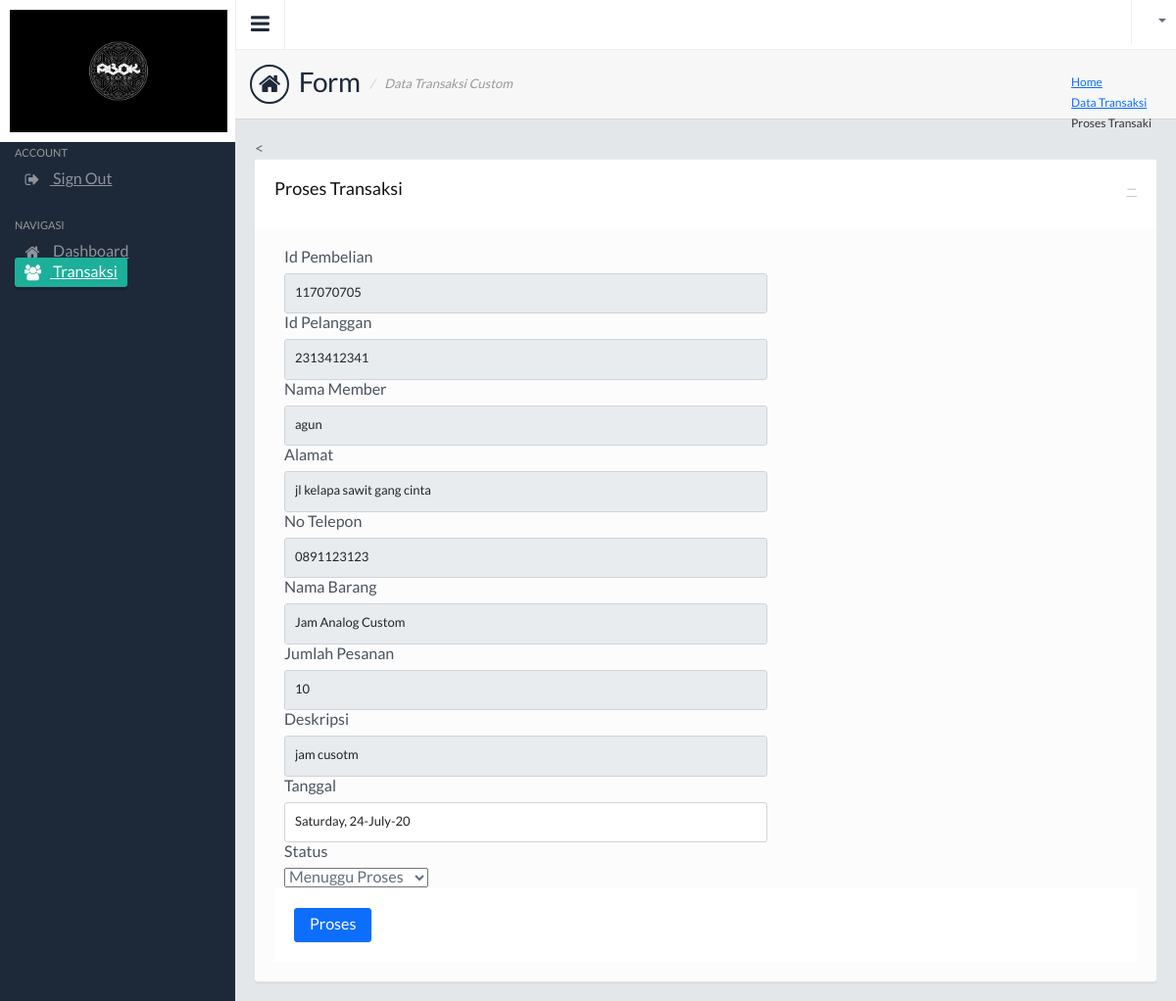
/c_toko/ubah_pembelianmember/117070705, run on the app's committed database.
### tables this page shows
CREATE TABLE `pembelianmember` (
  `id_pembelianm` varchar(50) NOT NULL,
  `nik` varchar(20) NOT NULL,
  `nama_member` varchar(100) NOT NULL,
  `alamat` varchar(300) NOT NULL,
  `no_telp` varchar(15) NOT NULL,
  `nama_produk` varchar(50) NOT NULL,
  `jumlah` varchar(10) NOT NULL,
  `deskripsi` varchar(500) NOT NULL,
  `tanggal` varchar(20) NOT NULL,
  `status` varchar(30) NOT NULL
);

### application/controllers/c_toko.php (called while the page is built, shortened)
<?php
class c_toko extends CI_Controller {
	function __construct(){
        $this->load->model('m_toko');
        $this->load->helper('url');
        $this->load->helper('form');
        $this->load->library('session');
    }
     public function ubah_pembelianmember($id_pembelianm)
    {
        $data['pembelianmember'] = $this->m_toko->select_by_id_pembelianmember($id_pembelianm)->row();
        $this->load->view('user/v_edit_pembelianmember', $data);
    }
}
?>

### index.php (called while the page is built, shortened)
<?php
require_once BASEPATH.'core/CodeIgniter.php';

### application/models/m_toko.php (called while the page is built, shortened)
<?php if ( ! defined('BASEPATH')) exit('no direct script access allowed');
class M_toko extends CI_Model {
		function select_by_id_pembelianmember($id_pembelianm){
		$this->db->select('*');
		$this->db->from('pembelianmember');
		$this->db->where('id_pembelianm', $id_pembelianm);
		return $this->db->get();
    	}
	}
?>

### application/views/user/v_edit_pembelianmember.php (the view, shortened to what this page needs)
<!DOCTYPE html>
<html lang="en">
<head>
  <link rel="stylesheet" href="<?php echo base_url()."assets/"; ?>css/style.default.css" />
  <link rel="stylesheet" href="<?php echo base_url()."assets/"; ?>css/bootstrap-fileupload.min.css" />
  <link rel="stylesheet" href="<?php echo base_url()."assets/"; ?>css/bootstrap-timepicker.min.css" />
  <link rel="stylesheet" href="<?php echo base_url()."assets/"; ?>css/jquery.tagsinput.css" />
  <link rel="stylesheet" href="<?php echo base_url()."assets/"; ?>css/colorpicker.css" />
  <link rel="stylesheet" href="<?php echo base_url()."assets/"; ?>css/dropzone.css" />
</head>
<body>
<section>
  <div class="leftpanel">
    <div class="logopanel">
        <img height="125" src="<?php echo base_url()."assets/"; ?>images/abokbg.jpeg">
    </div>
    <div class="leftpanelinner">
        <div class="visible-xs hidden-sm hidden-md hidden-lg">
            <h5 class="sidebartitle actitle">Account</h5>
            <ul class="nav nav-pills nav-stacked nav-bracket mb30">
              <li><a href="signout.html"><i class="fa fa-sign-out"></i> <span>Sign Out</span></a></li>
            </ul>
        </div>
        <h5 class="sidebartitle">Navigasi</h5>
        <ul class="nav nav-pills nav-stacked nav-bracket">
          <li><a href="<?php echo base_url();?>c_toko/dashboardadmin"><i class="fa fa-home"></i> <span>Dashboard</span></a></li>
          <li class="active"><a href="<?php echo base_url();?>c_toko/tampiltransaksi"><i class="fa fa-users"></i> <span>Transaksi</span></a></li>
        </ul>
    </div>
  </div>
  <div class="mainpanel">
    <div class="headerbar">
      <a class="menutoggle"><i class="fa fa-bars"></i></a>
      <div class="header-right">
        <ul class="headermenu">
          <li>
            <div class="btn-group">
              <button type="button" class="btn btn-default dropdown-toggle" data-toggle="dropdown">
              </button>
            </div>
          </li>
        </ul>
      </div>
    </div>
  <div class="pageheader">
      <h2><i class="fa fa-home"></i> Form <span>Data Transaksi Custom</span></h2>
      <div class="breadcrumb-wrapper">
        <ol class="breadcrumb">
          <li><a href="<?php echo base_url();?>c_toko/dashboardadmin">Home</a></li>
          <li><a href="<?php echo base_url();?>root/user">Data Transaksi</a></li>
          <li class="active">Proses Transaki</li>
        </ol>
      </div>
    </div>
    <div class="contentpanel">
      <<div class="panel panel-default">
        <div class="panel-heading">
          <div class="panel-btns">
            <a href="#" class="minimize">&minus;</a>
          </div>
          <h3 class="panel-title">Proses Transaksi</h3>
        </div>
        <div class="panel-body">
            <form action="<?php echo base_url();?>c_toko/proses_edit_pembelianmember" method="post">
                 <div class="form-group">
                  <label class="col-sm-3 control-label">Id Pembelian</label>
                  <div class="col-sm-7">
                    <input readonly="true" type="text" name="id_pembelian" class="form-control"  value="<?php echo $pembelianmember->id_pembelianm;?>" maxlength="15" required />
                  </div>
                </div>
                 <div class="form-group">
                  <label class="col-sm-3 control-label">Id Pelanggan</label>
                  <div class="col-sm-7">
                    <input readonly="true" type="text" name="nik" class="form-control"  value="<?php echo $pembelianmember->nik;?>" maxlength="15" required />
                  </div>
                </div>
                 <div class="form-group">
                  <label class="col-sm-3 control-label">Nama Member</label>
                  <div class="col-sm-7">
                    <input readonly="true" type="text" name="nama_member" class="form-control"  value="<?php echo $pembelianmember->nama_member;?>" maxlength="15" required />
                  </div>
                </div>
                 <div class="form-group">
                  <label class="col-sm-3 control-label">Alamat</label>
                  <div class="col-sm-7">
                    <input readonly="true" type="text" name="alamat" class="form-control"  value="<?php echo $pembelianmember->alamat;?>" maxlength="15" required />
                  </div>
                </div>
                 <div class="form-group">
                  <label class="col-sm-3 control-label">No Telepon</label>
                  <div class="col-sm-7">
                    <input readonly="true" type="text" name="no_telp" class="form-control"  value="<?php echo $pembelianmember->no_telp;?>" maxlength="15" required />
                  </div>
                </div>
                 <div class="form-group">
                  <label class="col-sm-3 control-label">Nama Barang</label>
                  <div class="col-sm-7">
                    <input readonly="true" type="text" name="nama_produk" class="form-control"  value="<?php echo $pembelianmember->nama_produk;?>" maxlength="15" required />
                  </div>
                </div>
                 <div class="form-group">
                  <label class="col-sm-3 control-label">Jumlah Pesanan</label>
                  <div class="col-sm-7">
                    <input readonly="true" type="text" name="jumlah" class="form-control"  value="<?php echo $pembelianmember->jumlah;?>" maxlength="15" required />
                  </div>
                </div>
                  <div class="form-group">
                  <label class="col-sm-3 control-label">Deskripsi</label>
                  <div class="col-sm-7">
                    <input readonly="true" type="text" name="jumlah" class="form-control"  value="<?php echo $pembelianmember->deskripsi;?>" maxlength="15" required />
                  </div>
                </div>
                 <div class="form-group">
                  <label class="col-sm-3 control-label">Tanggal</label>
                  <div class="col-sm-7">
                    <input id="datepicker" name="tanggal" class="form-control"  value="<?php echo $pembelianmember->tanggal;?>" maxlength="15" required />
                  </div>
                </div>
                <div class="form-group">
                  <label class="col-sm-3 control-label">Status</label>
                  <div class="col-sm-7">
                    <select name="status">
                      <option>Menuggu Proses</option>
                    </select>
                  </div>
                </div>
                <div class="panel-footer">
                <div class="row">
                  <div class="col-sm-9 col-sm-offset-3">
                    <button class="btn btn-primary">Proses</button>
                  </div>
                </div>
              </div>
        </div>
      </div>
    </div>
    </div>
</section>
</body>
</html>

### assets/css/style.default.css (style rules this page uses)
body { background: #1d2939; font-family: 'LatoRegular', 'Lucida Grande', 'Lucida Sans Unicode', Helvetica, sans-serif !important; line-height: 21px; color: #636e7b; overflow: hidden; }
input,select,textarea { font-family: 'LatoRegular', 'Lucida Grande', 'Lucida Sans Unicode', Helvetica, sans-serif !important; color: #636e7b; }
h1,h2,h3,h4,h5 { font-family: 'LatoRegular', 'Lucida Grande', 'Lucida Sans Unicode', Helvetica, sans-serif; }
.headerbar { border-left: 1px solid #eee; background: #fff; }
.headerbar::after { clear: both; display: block; content: ''; }
.menutoggle { float: left; width: 50px; height: 50px; font-size: 22px; padding: 14px 0 0 15px; cursor: pointer; float: left; color: #1d2939; border-right: 1px solid #eee; -moz-transition: all 0.2s ease-out 0s; -webkit-transition: all 0.2s ease-out 0s; transition: all 0.2s ease-out 0s; }
.header-right { float: right; }
.headermenu { list-style: none; }
.headermenu > li { display: inline-block; float: left; border-left: 1px solid #eee; position: relative; }
.headermenu .dropdown-toggle { padding: 12px 10px; border-color: #fff; background: #fff; -moz-border-radius: 0; -webkit-border-radius: 0; border-radius: 0; border: 0; }
.headermenu .btn-group { margin-bottom: 0; }
.leftpanel { width: 240px; position: absolute; top: 0; left: 0; }
.logopanel { padding: 10px; background: #fff; }
.leftpanelinner { padding: 5px 15px; }
.sidebartitle { font-size: 11px; text-transform: uppercase; color: #999; margin-bottom: 10px; }
.nav-bracket > li > a { color: #8f939e; padding: 7px 10px; }
.nav-bracket > li.active > a, .nav-bracket > li.active > a:hover, .nav-bracket > li.active > a:focus { background-color: #1caf9a; color: #fff; }
.nav-bracket > li.active > a { -moz-box-shadow: 0 3px 0 rgba(0,0,0,0.2); -webkit-box-shadow: 0 3px 0 rgba(0,0,0,0.2); box-shadow: 0 3px 0 rgba(0,0,0,0.2); }
.nav-bracket li .fa, .nav-bracket li .glyphicon { font-size: 16px; vertical-align: middle; margin-right: 10px; width: 16px; text-align: center; }
.mainpanel { margin-left: 240px; background: #e4e7ea; min-height: 1000px; }
.pageheader { padding: 15px; border-bottom: 1px solid #d3d7db; border-top: 1px solid #eee; background: #f7f7f7; position: relative; }
.pageheader h2 { font-size: 28px; color: #1D2939; letter-spacing: -0.5px; margin: 0; }
.pageheader .glyphicon, .pageheader .fa { font-size: 24px; margin-right: 5px; padding: 6px 7px; border: 2px solid #1D2939; -moz-border-radius: 50px; -webkit-border-radius: 50px; border-radius: 50px; }
.pageheader h2 span { font-size: 13px; text-transform: none; color: #999; font-style: italic; vertical-align: middle; letter-spacing: 0; }
.pageheader h2 span::before { content: '/'; margin: 0 10px 0 5px; color: #ccc; }
.pageheader .breadcrumb-wrapper { position: absolute; top: 23px; right: 25px; }
.pageheader .breadcrumb { background: none; display: inline-block; padding: 0; }
.pageheader .breadcrumb li { font-size: 12px; }
.pageheader .breadcrumb li.active { color: #333; }
.contentpanel { padding: 20px; }
.contentpanel::after { clear: both; display: block; content: ''; }
.mb30 { margin-bottom: 30px; }

### data on the page
pembelianmember: id_pembelian "117070705", nik "2313412341", nama_member "agun", alamat "jl kelapa sawit gang cinta", no_telp "0891123123", nama_produk "Jam Analog Custom", jumlah "10", jumlah "jam cusotm", tanggal "Saturday, 24-July-20"
